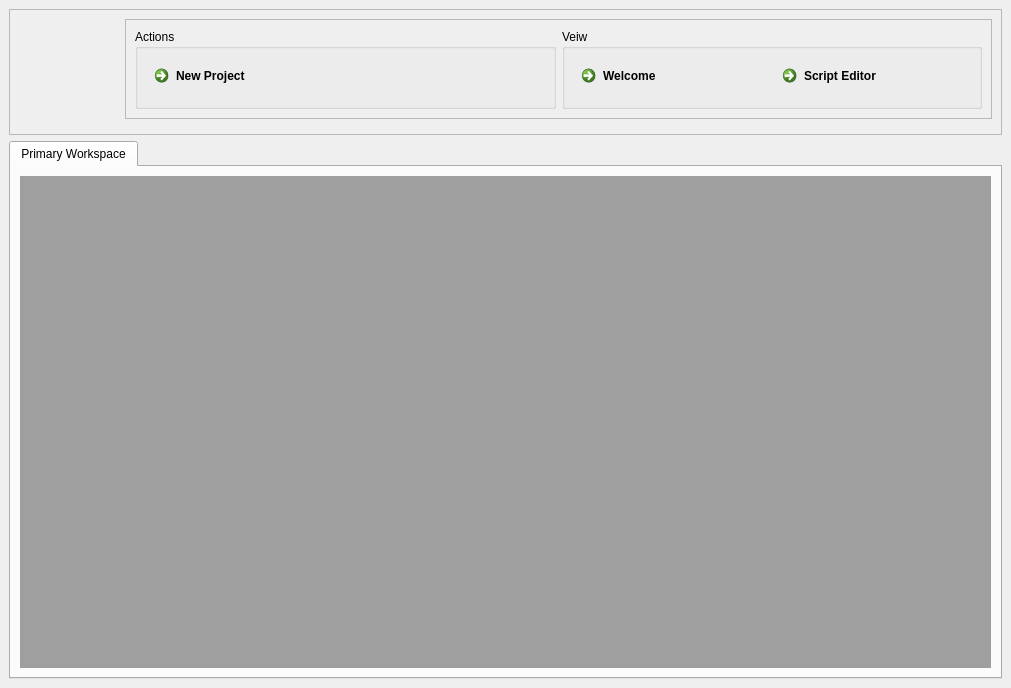
<?xml version="1.0" encoding="UTF-8"?>
<ui version="4.0">
 <class>MainWindow</class>
 <widget class="QMainWindow" name="MainWindow">
  <property name="geometry">
   <rect>
    <x>0</x>
    <y>0</y>
    <width>1011</width>
    <height>688</height>
   </rect>
  </property>
  <property name="windowTitle">
   <string>MainWindow</string>
  </property>
  <property name="tabShape">
   <enum>QTabWidget::Rounded</enum>
  </property>
  <widget class="QWidget" name="centralwidget">
   <layout class="QGridLayout" name="gridLayout">
    <item row="1" column="0">
     <widget class="QTabWidget" name="tabWidget">
      <property name="currentIndex">
       <number>0</number>
      </property>
      <widget class="QWidget" name="tab">
       <attribute name="title">
        <string>Primary Workspace</string>
       </attribute>
       <layout class="QGridLayout" name="gridLayout_2">
        <item row="0" column="0">
         <widget class="QMdiArea" name="workspace">
          <property name="verticalScrollBarPolicy">
           <enum>Qt::ScrollBarAsNeeded</enum>
          </property>
          <property name="horizontalScrollBarPolicy">
           <enum>Qt::ScrollBarAsNeeded</enum>
          </property>
          <property name="viewMode">
           <enum>QMdiArea::SubWindowView</enum>
          </property>
          <property name="documentMode">
           <bool>false</bool>
          </property>
          <property name="tabsClosable">
           <bool>true</bool>
          </property>
          <property name="tabsMovable">
           <bool>true</bool>
          </property>
         </widget>
        </item>
       </layout>
      </widget>
     </widget>
    </item>
    <item row="0" column="0">
     <widget class="QFrame" name="header">
      <property name="autoFillBackground">
       <bool>false</bool>
      </property>
      <property name="frameShape">
       <enum>QFrame::StyledPanel</enum>
      </property>
      <property name="lineWidth">
       <number>1</number>
      </property>
      <layout class="QFormLayout" name="formLayout">
       <item row="1" column="1">
        <widget class="Line" name="line">
         <property name="frameShadow">
          <enum>QFrame::Plain</enum>
         </property>
         <property name="lineWidth">
          <number>1</number>
         </property>
         <property name="orientation">
          <enum>Qt::Vertical</enum>
         </property>
        </widget>
       </item>
       <item row="0" column="1">
        <widget class="QFrame" name="itemContainer">
         <property name="frameShape">
          <enum>QFrame::StyledPanel</enum>
         </property>
         <property name="frameShadow">
          <enum>QFrame::Raised</enum>
         </property>
         <layout class="QHBoxLayout" name="horizontalLayout">
          <item>
           <widget class="QGroupBox" name="groupBox">
            <property name="title">
             <string>Actions</string>
            </property>
            <layout class="QGridLayout" name="gridLayout_4">
             <item row="0" column="0">
              <widget class="QCommandLinkButton" name="newProject">
               <property name="text">
                <string>New Project</string>
               </property>
               <property name="icon">
                <iconset>
                 <normaloff>../assets/icons/malico_newProject.ico</normaloff>../assets/icons/malico_newProject.ico</iconset>
               </property>
              </widget>
             </item>
            </layout>
           </widget>
          </item>
          <item>
           <widget class="QGroupBox" name="veiwMenuButtons">
            <property name="title">
             <string>Veiw</string>
            </property>
            <layout class="QGridLayout" name="gridLayout_3">
             <item row="0" column="1">
              <widget class="QCommandLinkButton" name="welcomeButton">
               <property name="text">
                <string>Welcome</string>
               </property>
              </widget>
             </item>
             <item row="0" column="2">
              <widget class="QCommandLinkButton" name="scriptEditor">
               <property name="text">
                <string>Script Editor</string>
               </property>
               <property name="icon">
                <iconset>
                 <normaloff>../assets/icons/script-icon.png</normaloff>../assets/icons/script-icon.png</iconset>
               </property>
              </widget>
             </item>
            </layout>
           </widget>
          </item>
         </layout>
        </widget>
       </item>
       <item row="0" column="0">
        <widget class="QLabel" name="icon">
         <property name="minimumSize">
          <size>
           <width>100</width>
           <height>100</height>
          </size>
         </property>
         <property name="styleSheet">
          <string notr="true">image: url(assets/logo-small.png);</string>
         </property>
         <property name="text">
          <string/>
         </property>
        </widget>
       </item>
      </layout>
     </widget>
    </item>
   </layout>
  </widget>
  <widget class="QMenuBar" name="menuBar">
   <property name="geometry">
    <rect>
     <x>0</x>
     <y>0</y>
     <width>1011</width>
     <height>21</height>
    </rect>
   </property>
  </widget>
  <action name="actionSave_Project">
   <property name="text">
    <string>Save Project</string>
   </property>
  </action>
  <action name="actionExport_Project">
   <property name="text">
    <string>Export Project</string>
   </property>
  </action>
  <action name="actionBegin_New_Project">
   <property name="text">
    <string>Begin New Project</string>
   </property>
  </action>
  <action name="actionWelcome_Menu">
   <property name="text">
    <string>Welcome Menu</string>
   </property>
  </action>
  <action name="actionScript_Menu">
   <property name="text">
    <string>Script Menu</string>
   </property>
  </action>
 </widget>
 <resources>
  <include location="../assets/logo.qrc"/>
 </resources>
 <connections/>
</ui>
